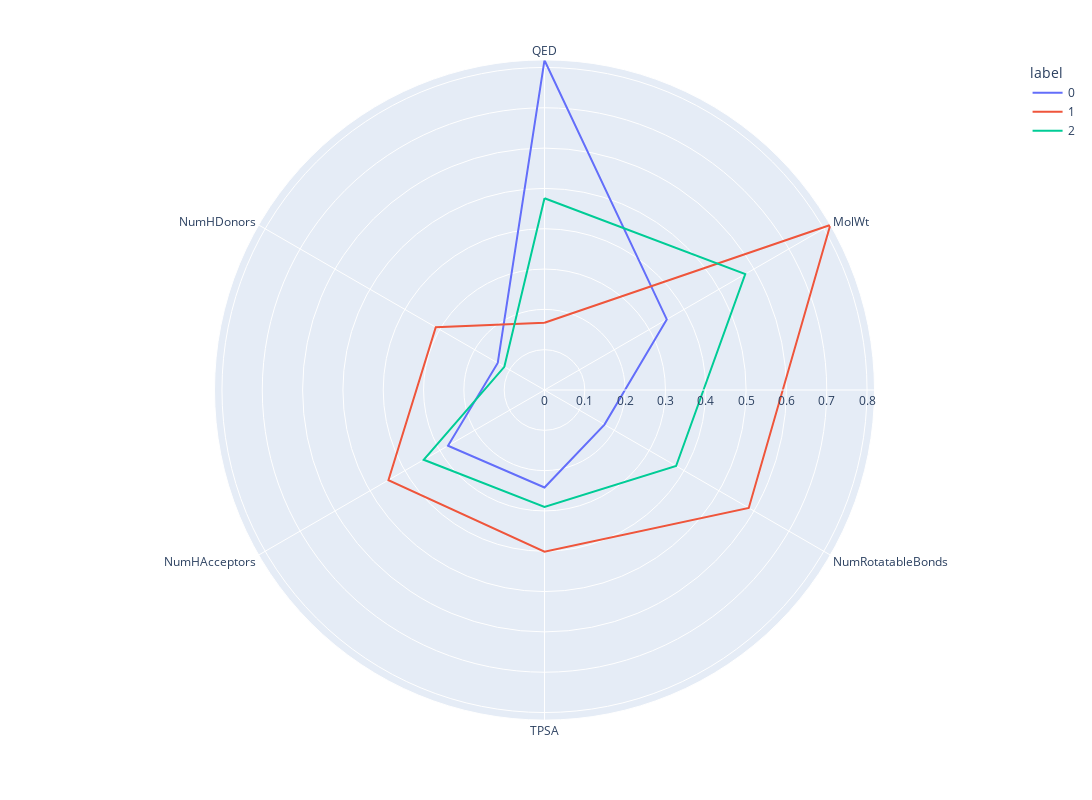

Notebook code for this chart:
### Code cell
kmeans = KMeans(
        n_clusters=3, init="k-means++",
        n_init=10,
        tol=1e-04, random_state=42
    )
kmeans.fit(X)
clusters=pd.DataFrame(X,columns=BACE.drop("Color",axis=1).columns)
clusters['label']=kmeans.labels_
polar=clusters.groupby("label").mean().reset_index()
polar=pd.melt(polar,id_vars=["label"])
fig4 = px.line_polar(polar, r="value", theta="variable", color="label", line_close=True,height=800,width=1400)
fig4.show()

### Figure 1 — Plotly figure (JSON) as saved in the notebook; plotly's stock layout.template omitted (floating-point values rounded to 4 significant figures)
{"data": [{"hovertemplate": "label=0<br>value=%{r}<br>variable=%{theta}<extra></extra>", "legendgroup": "0", "line": {"color": "#636efa", "dash": "solid"}, "marker": {"symbol": "circle"}, "mode": "lines", "name": "0", "r": [0.818, 0.3502, 0.1718, 0.2419, 0.2764, 0.1339, 0.818], "showlegend": true, "subplot": "polar", "theta": ["QED", "MolWt", "NumRotatableBonds", "TPSA", "NumHAcceptors", "NumHDonors", "QED"], "type": "scatterpolar"}, {"hovertemplate": "label=1<br>value=%{r}<br>variable=%{theta}<extra></extra>", "legendgroup": "1", "line": {"color": "#EF553B", "dash": "solid"}, "marker": {"symbol": "circle"}, "mode": "lines", "name": "1", "r": [0.167, 0.8185, 0.5851, 0.4009, 0.447, 0.3114, 0.167], "showlegend": true, "subplot": "polar", "theta": ["QED", "MolWt", "NumRotatableBonds", "TPSA", "NumHAcceptors", "NumHDonors", "QED"], "type": "scatterpolar"}, {"hovertemplate": "label=2<br>value=%{r}<br>variable=%{theta}<extra></extra>", "legendgroup": "2", "line": {"color": "#00cc96", "dash": "solid"}, "marker": {"symbol": "circle"}, "mode": "lines", "name": "2", "r": [0.4755, 0.575, 0.3769, 0.2903, 0.346, 0.115, 0.4755], "showlegend": true, "subplot": "polar", "theta": ["QED", "MolWt", "NumRotatableBonds", "TPSA", "NumHAcceptors", "NumHDonors", "QED"], "type": "scatterpolar"}], "layout": {"height": 800, "legend": {"title": {"text": "label"}, "tracegroupgap": 0}, "margin": {"t": 60}, "polar": {"angularaxis": {"direction": "clockwise", "rotation": 90}, "domain": {"x": [0, 1], "y": [0, 1]}}, "width": 1400}}
